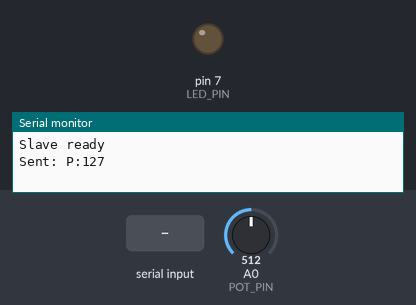
Bench run of a sketch on a simulated Arduino Uno, built with avr-gcc and run on an emulated ATmega328P. On the bench: output pins drawn as LEDs (lit = HIGH), the last lines printed to the serial monitor. The inputs (shaded band) are chosen by the test bench; at power-on: A0 (POT_PIN) = 512.

Above: at 1.2 s.
1.3 s: "B:1\n" received over the second serial link
At 2.0 s:
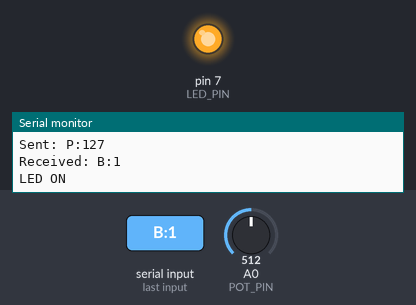
2.8 s: "B:0\n" received over the second serial link
At 3.4 s:
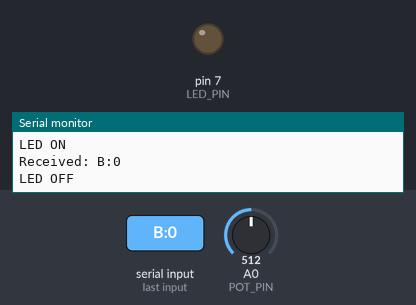
Timing chart, 0 to 5.8 s (numbered marks = the images above; inputs shaded):
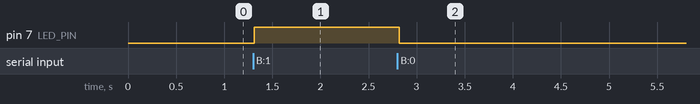

Measured:
- after the input at 1.3 s, pin 7 (LED_PIN): LOW → HIGH at once
- after the input at 2.8 s, pin 7 (LED_PIN): HIGH → LOW at once

The sketch:

Slave_Node.ino
```cpp
#include <SoftwareSerial.h>

const int LED_PIN = 7;
const int POT_PIN = A0;

SoftwareSerial BT(10, 11);  // RX, TX

int lastPotValue = -1;

void setup() {
  pinMode(LED_PIN, OUTPUT);
  digitalWrite(LED_PIN, LOW);

  Serial.begin(9600);
  BT.begin(9600);

  Serial.println("Slave ready");
}

void loop() {

  // 1. Receive button command from Master
  if (BT.available()) {
    String command = BT.readStringUntil('\n');
    command.trim();

    Serial.print("Received: ");
    Serial.println(command);

    if (command == "B:1") {
      digitalWrite(LED_PIN, HIGH);
      Serial.println("LED ON");
    }
    else if (command == "B:0") {
      digitalWrite(LED_PIN, LOW);
      Serial.println("LED OFF");
    }
  }

  // 2. Read potentiometer
  int rawPotValue = analogRead(POT_PIN);

  // ADC 0~1023 -> PWM 0~255
  int potValue = map(rawPotValue, 0, 1023, 0, 255);

  // 3. Send potentiometer value to Master
  if (abs(potValue - lastPotValue) >= 2) {

    BT.print("P:");
    BT.println(potValue);

    Serial.print("Sent: P:");
    Serial.println(potValue);

    lastPotValue = potValue;
  }

  delay(50);
}
```
